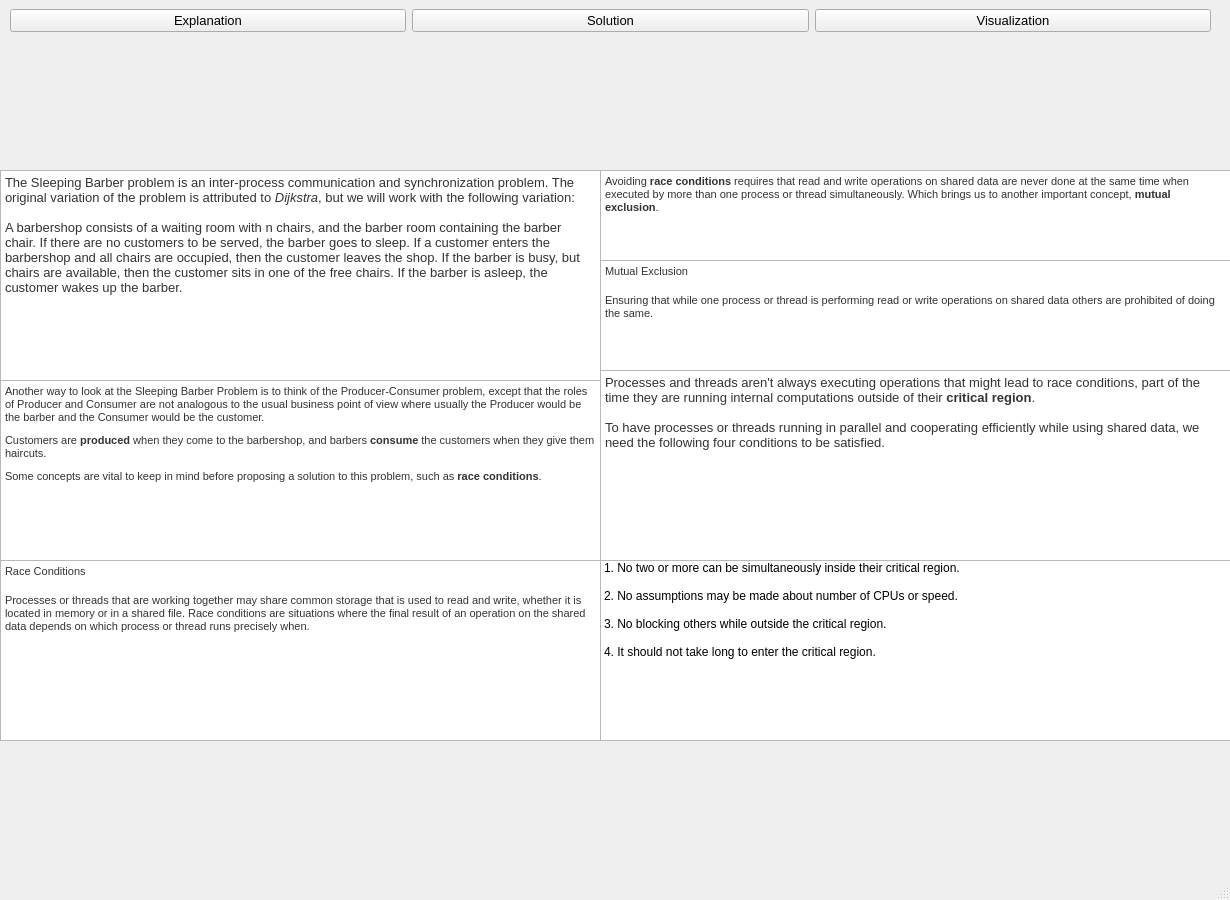
<?xml version="1.0" encoding="UTF-8"?>
<ui version="4.0">
 <class>MainWindow</class>
 <widget class="QMainWindow" name="MainWindow">
  <property name="geometry">
   <rect>
    <x>0</x>
    <y>0</y>
    <width>1230</width>
    <height>900</height>
   </rect>
  </property>
  <property name="minimumSize">
   <size>
    <width>1230</width>
    <height>900</height>
   </size>
  </property>
  <property name="windowTitle">
   <string>MainWindow</string>
  </property>
  <widget class="QWidget" name="centralwidget">
   <widget class="QTextBrowser" name="textBrowser">
    <property name="geometry">
     <rect>
      <x>0</x>
      <y>170</y>
      <width>601</width>
      <height>211</height>
     </rect>
    </property>
    <property name="html">
     <string>&lt;!DOCTYPE HTML PUBLIC &quot;-//W3C//DTD HTML 4.0//EN&quot; &quot;http://www.w3.org/TR/REC-html40/strict.dtd&quot;&gt;
&lt;html&gt;&lt;head&gt;&lt;meta name=&quot;qrichtext&quot; content=&quot;1&quot; /&gt;&lt;style type=&quot;text/css&quot;&gt;
p, li { white-space: pre-wrap; }
&lt;/style&gt;&lt;/head&gt;&lt;body style=&quot; font-family:'MS Shell Dlg 2'; font-size:7.8pt; font-weight:400; font-style:normal;&quot;&gt;
&lt;p style=&quot; margin-top:0px; margin-bottom:0px; margin-left:0px; margin-right:0px; -qt-block-indent:0; text-indent:0px;&quot;&gt;&lt;span style=&quot; font-family:'Helvetica Neue,Helvetica,Arial,sans-serif'; font-size:10pt; color:#333333; background-color:#ffffff;&quot;&gt;The Sleeping Barber problem is an inter-process communication and synchronization problem. The original variation of the problem is attributed to &lt;/span&gt;&lt;span style=&quot; font-family:'Helvetica Neue,Helvetica,Arial,sans-serif'; font-size:10pt; font-style:italic; color:#333333; background-color:#ffffff;&quot;&gt;Dijkstra&lt;/span&gt;&lt;span style=&quot; font-family:'Helvetica Neue,Helvetica,Arial,sans-serif'; font-size:10pt; color:#333333; background-color:#ffffff;&quot;&gt;, but we will work with the following variation:&lt;/span&gt;&lt;/p&gt;
&lt;p style=&quot;-qt-paragraph-type:empty; margin-top:0px; margin-bottom:0px; margin-left:0px; margin-right:0px; -qt-block-indent:0; text-indent:0px; font-family:'Helvetica Neue,Helvetica,Arial,sans-serif'; font-size:10pt; color:#333333;&quot;&gt;&lt;br /&gt;&lt;/p&gt;
&lt;p style=&quot; margin-top:0px; margin-bottom:0px; margin-left:0px; margin-right:0px; -qt-block-indent:0; text-indent:0px;&quot;&gt;&lt;span style=&quot; font-family:'Helvetica Neue,Helvetica,Arial,sans-serif'; font-size:10pt; color:#333333; background-color:#ffffff;&quot;&gt;A barbershop consists of a waiting room with n chairs, and the barber room containing the barber chair. If there are no customers to be served, the barber goes to sleep. If a customer enters the barbershop and all chairs are occupied, then the customer leaves the shop. If the barber is busy, but chairs are available, then the customer sits in one of the free chairs. If the barber is asleep, the customer wakes up the barber.&lt;/span&gt;&lt;/p&gt;&lt;/body&gt;&lt;/html&gt;</string>
    </property>
   </widget>
   <widget class="QTextBrowser" name="textBrowser_2">
    <property name="geometry">
     <rect>
      <x>0</x>
      <y>380</y>
      <width>601</width>
      <height>181</height>
     </rect>
    </property>
    <property name="html">
     <string>&lt;!DOCTYPE HTML PUBLIC &quot;-//W3C//DTD HTML 4.0//EN&quot; &quot;http://www.w3.org/TR/REC-html40/strict.dtd&quot;&gt;
&lt;html&gt;&lt;head&gt;&lt;meta name=&quot;qrichtext&quot; content=&quot;1&quot; /&gt;&lt;style type=&quot;text/css&quot;&gt;
p, li { white-space: pre-wrap; }
&lt;/style&gt;&lt;/head&gt;&lt;body style=&quot; font-family:'MS Shell Dlg 2'; font-size:7.8pt; font-weight:400; font-style:normal;&quot;&gt;
&lt;p style=&quot; margin-top:0px; margin-bottom:10px; margin-left:0px; margin-right:0px; -qt-block-indent:0; text-indent:0px; background-color:#ffffff;&quot;&gt;&lt;span style=&quot; font-family:'Helvetica Neue,Helvetica,Arial,sans-serif'; font-size:8pt; color:#333333; background-color:#ffffff;&quot;&gt;Another way to look at the Sleeping Barber Problem is to think of the Producer-Consumer problem, except that the roles of Producer and Consumer are not analogous to the usual business point of view where usually the Producer would be the barber and the Consumer would be the customer.&lt;/span&gt;&lt;/p&gt;
&lt;p style=&quot; margin-top:0px; margin-bottom:10px; margin-left:0px; margin-right:0px; -qt-block-indent:0; text-indent:0px; background-color:#ffffff;&quot;&gt;&lt;span style=&quot; font-family:'Helvetica Neue,Helvetica,Arial,sans-serif'; font-size:8pt; color:#333333; background-color:#ffffff;&quot;&gt;Customers are&lt;/span&gt;&lt;span style=&quot; font-family:'Helvetica Neue,Helvetica,Arial,sans-serif'; font-size:8pt; color:#333333;&quot;&gt; &lt;/span&gt;&lt;span style=&quot; font-family:'Helvetica Neue,Helvetica,Arial,sans-serif'; font-size:8pt; font-weight:696; color:#333333;&quot;&gt;produced&lt;/span&gt;&lt;span style=&quot; font-family:'Helvetica Neue,Helvetica,Arial,sans-serif'; font-size:8pt; color:#333333;&quot;&gt; when they come to the barbershop, and barbers &lt;/span&gt;&lt;span style=&quot; font-family:'Helvetica Neue,Helvetica,Arial,sans-serif'; font-size:8pt; font-weight:696; color:#333333;&quot;&gt;consume&lt;/span&gt;&lt;span style=&quot; font-family:'Helvetica Neue,Helvetica,Arial,sans-serif'; font-size:8pt; color:#333333;&quot;&gt; the customers when they give them haircuts.&lt;/span&gt;&lt;/p&gt;
&lt;p style=&quot; margin-top:0px; margin-bottom:10px; margin-left:0px; margin-right:0px; -qt-block-indent:0; text-indent:0px; background-color:#ffffff;&quot;&gt;&lt;span style=&quot; font-family:'Helvetica Neue,Helvetica,Arial,sans-serif'; font-size:8pt; color:#333333; background-color:#ffffff;&quot;&gt;Some concepts are vital to keep in mind before proposing a solution to this problem, such as&lt;/span&gt;&lt;span style=&quot; font-family:'Helvetica Neue,Helvetica,Arial,sans-serif'; font-size:8pt; color:#333333;&quot;&gt; &lt;/span&gt;&lt;span style=&quot; font-family:'Helvetica Neue,Helvetica,Arial,sans-serif'; font-size:8pt; font-weight:696; color:#333333;&quot;&gt;race conditions&lt;/span&gt;&lt;span style=&quot; font-family:'Helvetica Neue,Helvetica,Arial,sans-serif'; font-size:8pt; color:#333333;&quot;&gt;.&lt;/span&gt;&lt;/p&gt;&lt;/body&gt;&lt;/html&gt;</string>
    </property>
   </widget>
   <widget class="QTextBrowser" name="textBrowser_3">
    <property name="geometry">
     <rect>
      <x>0</x>
      <y>560</y>
      <width>601</width>
      <height>181</height>
     </rect>
    </property>
    <property name="html">
     <string>&lt;!DOCTYPE HTML PUBLIC &quot;-//W3C//DTD HTML 4.0//EN&quot; &quot;http://www.w3.org/TR/REC-html40/strict.dtd&quot;&gt;
&lt;html&gt;&lt;head&gt;&lt;meta name=&quot;qrichtext&quot; content=&quot;1&quot; /&gt;&lt;style type=&quot;text/css&quot;&gt;
p, li { white-space: pre-wrap; }
&lt;/style&gt;&lt;/head&gt;&lt;body style=&quot; font-family:'MS Shell Dlg 2'; font-size:7.8pt; font-weight:400; font-style:normal;&quot;&gt;
&lt;p style=&quot; margin-top:0px; margin-bottom:15px; margin-left:0px; margin-right:0px; -qt-block-indent:0; text-indent:0px; line-height:110%; background-color:#ffffff;&quot;&gt;&lt;span style=&quot; font-family:'Helvetica Neue,Helvetica,Arial,sans-serif'; font-size:8pt; font-weight:496; color:#333333; background-color:#ffffff;&quot;&gt;Race Conditions&lt;/span&gt;&lt;/p&gt;
&lt;p style=&quot; margin-top:0px; margin-bottom:0px; margin-left:0px; margin-right:0px; -qt-block-indent:0; text-indent:0px; background-color:#ffffff;&quot;&gt;&lt;span style=&quot; font-family:'Helvetica Neue,Helvetica,Arial,sans-serif'; font-size:8pt; color:#333333; background-color:#ffffff;&quot;&gt;Processes or threads that are working together may share common storage that is used to read and write, whether it is located in memory or in a shared file. Race conditions are situations where the final result of an operation on the shared data depends on which process or thread runs precisely when.&lt;/span&gt;&lt;/p&gt;&lt;/body&gt;&lt;/html&gt;</string>
    </property>
   </widget>
   <widget class="QTextBrowser" name="textBrowser_4">
    <property name="geometry">
     <rect>
      <x>600</x>
      <y>170</y>
      <width>631</width>
      <height>91</height>
     </rect>
    </property>
    <property name="html">
     <string>&lt;!DOCTYPE HTML PUBLIC &quot;-//W3C//DTD HTML 4.0//EN&quot; &quot;http://www.w3.org/TR/REC-html40/strict.dtd&quot;&gt;
&lt;html&gt;&lt;head&gt;&lt;meta name=&quot;qrichtext&quot; content=&quot;1&quot; /&gt;&lt;style type=&quot;text/css&quot;&gt;
p, li { white-space: pre-wrap; }
&lt;/style&gt;&lt;/head&gt;&lt;body style=&quot; font-family:'MS Shell Dlg 2'; font-size:7.8pt; font-weight:400; font-style:normal;&quot;&gt;
&lt;p style=&quot; margin-top:0px; margin-bottom:0px; margin-left:0px; margin-right:0px; -qt-block-indent:0; text-indent:0px;&quot;&gt;&lt;span style=&quot; font-family:'Helvetica Neue,Helvetica,Arial,sans-serif'; font-size:8pt; color:#333333; background-color:#ffffff;&quot;&gt;Avoiding &lt;/span&gt;&lt;span style=&quot; font-family:'Helvetica Neue,Helvetica,Arial,sans-serif'; font-size:8pt; font-weight:696; color:#333333; background-color:#ffffff;&quot;&gt;race conditions&lt;/span&gt;&lt;span style=&quot; font-family:'Helvetica Neue,Helvetica,Arial,sans-serif'; font-size:8pt; color:#333333; background-color:#ffffff;&quot;&gt; requires that read and write operations on shared data are never done at the same time when executed by more than one process or thread simultaneously. Which brings us to another important concept, &lt;/span&gt;&lt;span style=&quot; font-family:'Helvetica Neue,Helvetica,Arial,sans-serif'; font-size:8pt; font-weight:696; color:#333333; background-color:#ffffff;&quot;&gt;mutual exclusion&lt;/span&gt;&lt;span style=&quot; font-family:'Helvetica Neue,Helvetica,Arial,sans-serif'; font-size:8pt; color:#333333; background-color:#ffffff;&quot;&gt;.&lt;/span&gt;&lt;/p&gt;&lt;/body&gt;&lt;/html&gt;</string>
    </property>
   </widget>
   <widget class="QTextBrowser" name="textBrowser_5">
    <property name="geometry">
     <rect>
      <x>600</x>
      <y>260</y>
      <width>631</width>
      <height>111</height>
     </rect>
    </property>
    <property name="html">
     <string>&lt;!DOCTYPE HTML PUBLIC &quot;-//W3C//DTD HTML 4.0//EN&quot; &quot;http://www.w3.org/TR/REC-html40/strict.dtd&quot;&gt;
&lt;html&gt;&lt;head&gt;&lt;meta name=&quot;qrichtext&quot; content=&quot;1&quot; /&gt;&lt;style type=&quot;text/css&quot;&gt;
p, li { white-space: pre-wrap; }
&lt;/style&gt;&lt;/head&gt;&lt;body style=&quot; font-family:'MS Shell Dlg 2'; font-size:7.8pt; font-weight:400; font-style:normal;&quot;&gt;
&lt;p style=&quot; margin-top:0px; margin-bottom:15px; margin-left:0px; margin-right:0px; -qt-block-indent:0; text-indent:0px; line-height:110%; background-color:#ffffff;&quot;&gt;&lt;span style=&quot; font-family:'Helvetica Neue,Helvetica,Arial,sans-serif'; font-size:8pt; font-weight:496; color:#333333; background-color:#ffffff;&quot;&gt;Mutual Exclusion&lt;/span&gt;&lt;/p&gt;
&lt;p style=&quot; margin-top:0px; margin-bottom:0px; margin-left:0px; margin-right:0px; -qt-block-indent:0; text-indent:0px; background-color:#ffffff;&quot;&gt;&lt;span style=&quot; font-family:'Helvetica Neue,Helvetica,Arial,sans-serif'; font-size:8pt; color:#333333; background-color:#ffffff;&quot;&gt;Ensuring that while one process or thread is performing read or write operations on shared data others are prohibited of doing the same.&lt;/span&gt;&lt;/p&gt;&lt;/body&gt;&lt;/html&gt;</string>
    </property>
   </widget>
   <widget class="QListWidget" name="listWidget">
    <property name="geometry">
     <rect>
      <x>600</x>
      <y>560</y>
      <width>631</width>
      <height>181</height>
     </rect>
    </property>
    <item>
     <property name="text">
      <string>1. No two or more can be simultaneously inside their critical region.
</string>
     </property>
    </item>
    <item>
     <property name="text">
      <string>2. No assumptions may be made about number of CPUs or speed.
</string>
     </property>
    </item>
    <item>
     <property name="text">
      <string>3. No blocking others while outside the critical region.
</string>
     </property>
    </item>
    <item>
     <property name="text">
      <string>4. It should not take long to enter the critical region.
</string>
     </property>
    </item>
   </widget>
   <widget class="QTextBrowser" name="textBrowser_6">
    <property name="geometry">
     <rect>
      <x>600</x>
      <y>370</y>
      <width>631</width>
      <height>191</height>
     </rect>
    </property>
    <property name="html">
     <string>&lt;!DOCTYPE HTML PUBLIC &quot;-//W3C//DTD HTML 4.0//EN&quot; &quot;http://www.w3.org/TR/REC-html40/strict.dtd&quot;&gt;
&lt;html&gt;&lt;head&gt;&lt;meta name=&quot;qrichtext&quot; content=&quot;1&quot; /&gt;&lt;style type=&quot;text/css&quot;&gt;
p, li { white-space: pre-wrap; }
&lt;/style&gt;&lt;/head&gt;&lt;body style=&quot; font-family:'MS Shell Dlg 2'; font-size:7.8pt; font-weight:400; font-style:normal;&quot;&gt;
&lt;p style=&quot; margin-top:0px; margin-bottom:0px; margin-left:0px; margin-right:0px; -qt-block-indent:0; text-indent:0px;&quot;&gt;&lt;span style=&quot; font-family:'Helvetica Neue,Helvetica,Arial,sans-serif'; font-size:10pt; color:#333333; background-color:#ffffff;&quot;&gt;Processes and threads aren't always executing operations that might lead to race conditions, part of the time they are running internal computations outside of their &lt;/span&gt;&lt;span style=&quot; font-family:'Helvetica Neue,Helvetica,Arial,sans-serif'; font-size:10pt; font-weight:696; color:#333333; background-color:#ffffff;&quot;&gt;critical region&lt;/span&gt;&lt;span style=&quot; font-family:'Helvetica Neue,Helvetica,Arial,sans-serif'; font-size:10pt; color:#333333; background-color:#ffffff;&quot;&gt;.&lt;/span&gt;&lt;/p&gt;
&lt;p style=&quot;-qt-paragraph-type:empty; margin-top:0px; margin-bottom:0px; margin-left:0px; margin-right:0px; -qt-block-indent:0; text-indent:0px; font-family:'Helvetica Neue,Helvetica,Arial,sans-serif'; font-size:10pt; color:#333333;&quot;&gt;&lt;br /&gt;&lt;/p&gt;
&lt;p style=&quot; margin-top:0px; margin-bottom:0px; margin-left:0px; margin-right:0px; -qt-block-indent:0; text-indent:0px;&quot;&gt;&lt;span style=&quot; font-family:'Helvetica Neue,Helvetica,Arial,sans-serif'; font-size:10pt; color:#333333; background-color:#ffffff;&quot;&gt;To have processes or threads running in parallel and cooperating efficiently while using shared data, we need the following four conditions to be satisfied.&lt;/span&gt;&lt;/p&gt;&lt;/body&gt;&lt;/html&gt;</string>
    </property>
   </widget>
   <widget class="QWidget" name="horizontalLayoutWidget">
    <property name="geometry">
     <rect>
      <x>10</x>
      <y>-10</y>
      <width>1201</width>
      <height>61</height>
     </rect>
    </property>
    <layout class="QHBoxLayout" name="horizontalLayout">
     <item>
      <widget class="QPushButton" name="btnExplain">
       <property name="font">
        <font>
         <pointsize>10</pointsize>
        </font>
       </property>
       <property name="text">
        <string>Explanation</string>
       </property>
      </widget>
     </item>
     <item>
      <widget class="QPushButton" name="btnSolution">
       <property name="font">
        <font>
         <pointsize>10</pointsize>
        </font>
       </property>
       <property name="text">
        <string>Solution</string>
       </property>
      </widget>
     </item>
     <item>
      <widget class="QPushButton" name="btnVisual">
       <property name="font">
        <font>
         <pointsize>10</pointsize>
        </font>
       </property>
       <property name="text">
        <string>Visualization</string>
       </property>
      </widget>
     </item>
    </layout>
   </widget>
  </widget>
  <widget class="QMenuBar" name="menubar">
   <property name="geometry">
    <rect>
     <x>0</x>
     <y>0</y>
     <width>1230</width>
     <height>26</height>
    </rect>
   </property>
  </widget>
  <widget class="QStatusBar" name="statusbar"/>
 </widget>
 <resources/>
 <connections/>
</ui>
